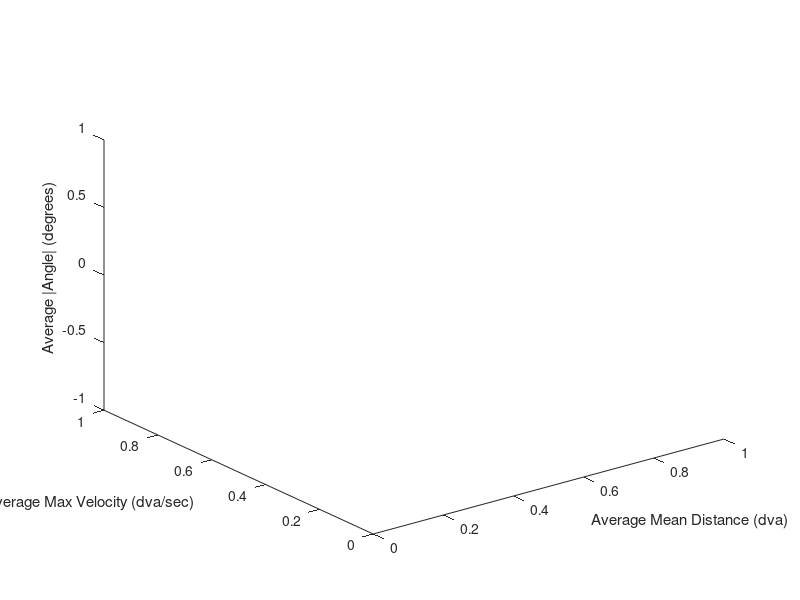
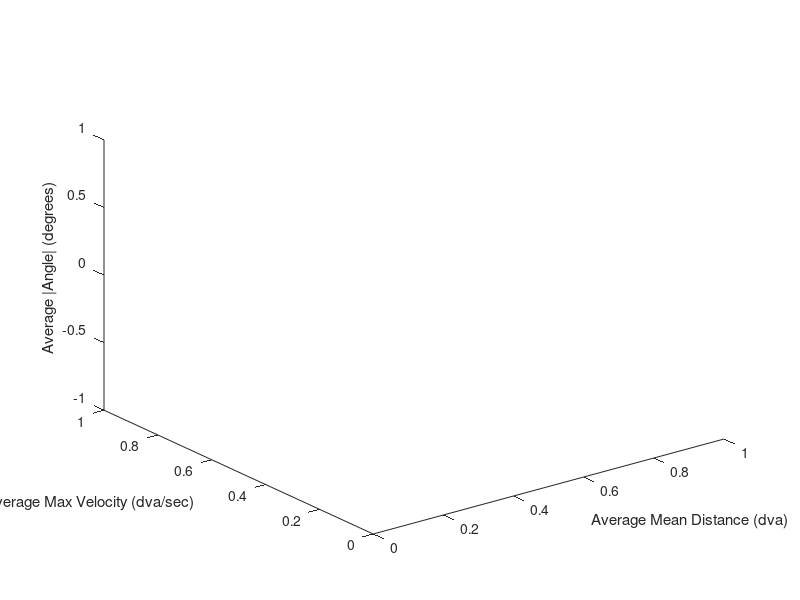
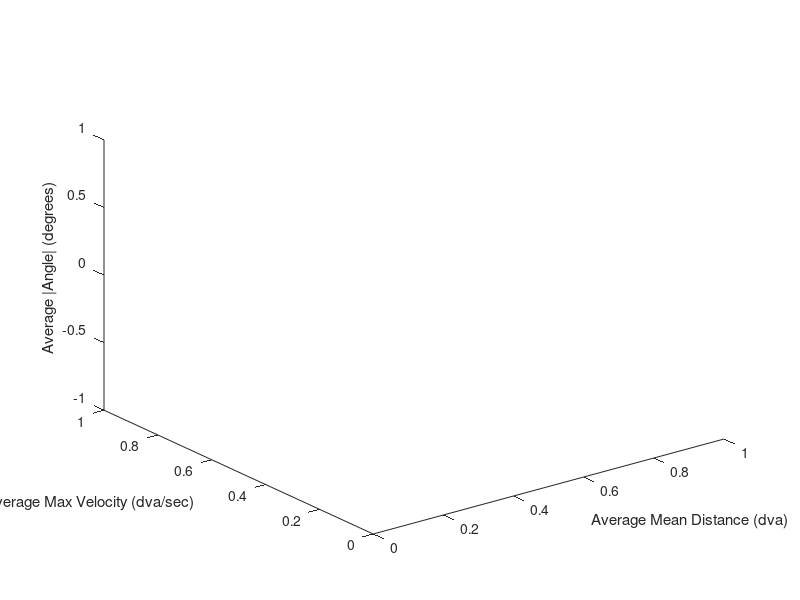
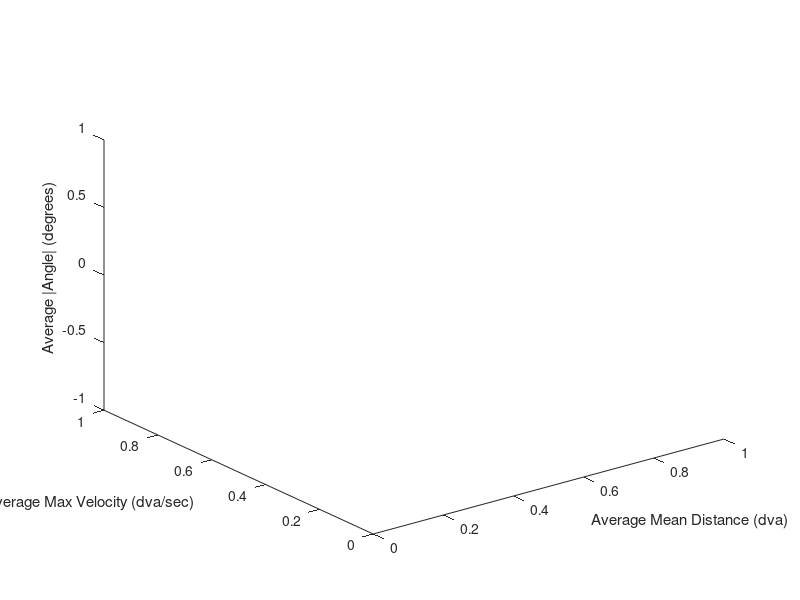

These charts were generated, in order, by the following MATLAB code: (Note: this script raises an error after producing the figures.)
% Mean Cluster Values
scm_image_dir = 'C:\Users\seth.koenig\Documents\MATLAB\BCRW Salience Model\SCM Image Sets\';
image_sets = {'Set006','Set007','Set008','Set009',...
    'SetE001','SetE002','SetE003','SetE004'};
tags = {'MP','TT','JN','IW'};
imageX = 800; imageY = 600;
fixclusters = cell(1,length(tags));
sacclusters = cell(1,length(tags));
eyedatafiles = NaN(1,length(tags));
for SET = 1:length(image_sets);
    SETNUM = image_sets{SET};
    cd([scm_image_dir SETNUM])
    matfiles = what;
    for i = 1:length(matfiles.mat);
        str = strfind(matfiles.mat{i},'fixation');
        if ~isempty(str)
            if isempty(strfind(matfiles.mat{i},'thresh'))
                for ii =1:length(tags);
                    if strfind(matfiles.mat{i},tags{ii})
                        eyedatafiles(ii) = i;
                    end
                end
            end
        end
    end
    for ii = 1:length(tags);
        if ~isnan(eyedatafiles(ii))
            load(matfiles.mat{eyedatafiles(ii)});
            for cndlop = 1:2:length(fixationstats)
                fixclusters{ii} = [fixclusters{ii} ...
                    fixationstats{cndlop}.MeanClusterValues(1,2:2:end)'];
                sacclusters{ii} = [sacclusters{ii} ...
                    fixationstats{cndlop}.MeanClusterValues(2,2:2:end)'];
            end
        end
    end
end
%% Plot angle, max velocity and distance-do not use without chaning lines 31 and 33 above
for i = 1:length(tags)
    figure
    hold on
    for ii = 1:size(fixclusters{i},2)
        plot3(fixclusters{i}(1,ii),fixclusters{i}(2,ii)/24,fixclusters{i}(3,ii),'r.')
    end
    for ii = 1:size(sacclusters{i},2)
        plot3(sacclusters{i}(1,ii),sacclusters{i}(2,ii)/24,sacclusters{i}(3,ii),'g.')
    end
    view(3)
    ylabel('Average Max Velocity (dva/sec)')
    xlabel('Average Mean Distance (dva)')
    zlabel('Average |Angle| (degrees)')
end
%% plot max acceleration, mean velcoity, and rotation
for i = 1:length(tags)
    figure
    hold on
    for ii = 1:size(fixclusters{i},2)
        plot3(fixclusters{i}(1,ii)/24,fixclusters{i}(2,ii)/24,200*fixclusters{i}(3,ii),'r.')
    end
    for ii = 1:size(sacclusters{i},2)
        plot3(sacclusters{i}(1,ii)/24,sacclusters{i}(2,ii)/24,200*sacclusters{i}(3,ii),'g.')
    end
    view(3)
    xlabel('Average Max Accleration (dva/sec^{2})')
    ylabel('Average Vel (dva/sec)')
    zlabel('Average Rotation (degrees/sample)')
end
%% Cluster Clustered Data
bothclusters = [fixclusters{4} sacclusters{4}];
T = kmeans(bothclusters',2,'replicate',5);

clr = ['rg'];
figure
hold on
for i = 1:length(T);
    plot3(bothclusters(1,i),bothclusters(2,i),bothclusters(3,i),[clr(T(i)) '.'])
end
hold off

% Support Vector Machine (SVM) classifier
correct = NaN(length(tags),100);
totalpoints = NaN(length(tags),100);
for t = 1:length(tags)
    for iter = 1:100;
        data = [fixclusters{t}'; sacclusters{t}'];
        groups = [true(1,size(fixclusters{t},2)) false(1,size(sacclusters{t},2))]';
        P = cvpartition(groups,'Holdout',0.75); % 0.75 uses 25% of points to train and 75% to test
        SVMstruct = svmtrain(data(P.training,:),groups(P.training));%,'showplot','true');
        testresults = svmclassify(SVMstruct,data(P.test,:));%,'showplot','true');
        correct(t,iter) = sum(groups(P.test) == testresults);
        totalpoints(t,iter) = sum(P.test);
    end
end
lowestaccuracy = 100*min(correct./totalpoints)
averageaccuracy = 100*mean(correct./totalpoints)
